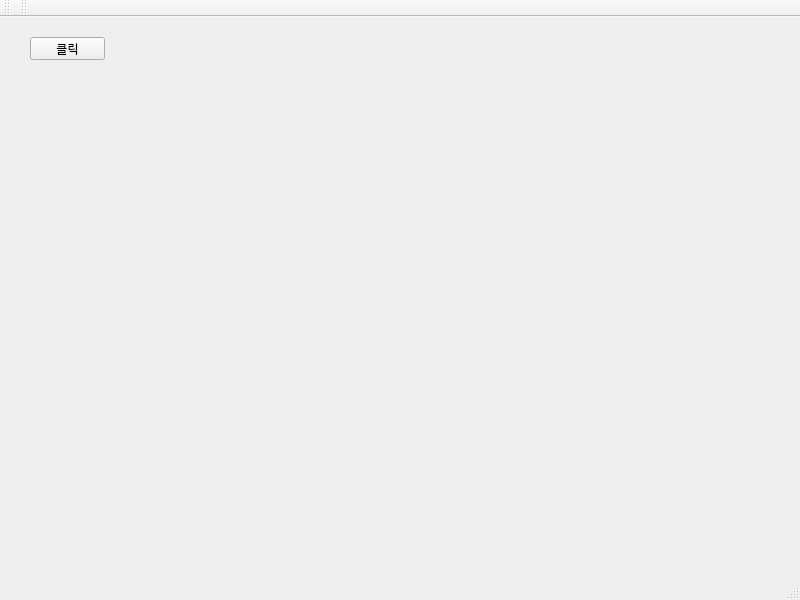
<?xml version="1.0" encoding="UTF-8"?>
<ui version="4.0">
 <class>MainWindow</class>
 <widget class="QMainWindow" name="MainWindow">
  <property name="geometry">
   <rect>
    <x>0</x>
    <y>0</y>
    <width>800</width>
    <height>600</height>
   </rect>
  </property>
  <property name="windowTitle">
   <string>MainWindow</string>
  </property>
  <widget class="QWidget" name="centralwidget">
   <widget class="QPushButton" name="pushButton">
    <property name="geometry">
     <rect>
      <x>30</x>
      <y>20</y>
      <width>75</width>
      <height>23</height>
     </rect>
    </property>
    <property name="text">
     <string>클릭</string>
    </property>
   </widget>
  </widget>
  <widget class="QMenuBar" name="menubar">
   <property name="geometry">
    <rect>
     <x>0</x>
     <y>0</y>
     <width>800</width>
     <height>21</height>
    </rect>
   </property>
  </widget>
  <widget class="QStatusBar" name="statusbar"/>
  <widget class="QToolBar" name="toolBar">
   <property name="windowTitle">
    <string>toolBar</string>
   </property>
   <attribute name="toolBarArea">
    <enum>TopToolBarArea</enum>
   </attribute>
   <attribute name="toolBarBreak">
    <bool>false</bool>
   </attribute>
  </widget>
  <widget class="QToolBar" name="toolBar_2">
   <property name="windowTitle">
    <string>toolBar_2</string>
   </property>
   <attribute name="toolBarArea">
    <enum>TopToolBarArea</enum>
   </attribute>
   <attribute name="toolBarBreak">
    <bool>false</bool>
   </attribute>
  </widget>
 </widget>
 <resources/>
 <connections/>
</ui>
